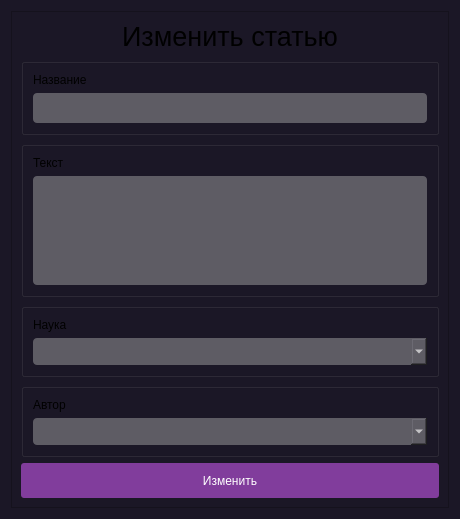
<?xml version="1.0" encoding="UTF-8"?>
<ui version="4.0">
 <class>Dialog</class>
 <widget class="QDialog" name="Dialog">
  <property name="geometry">
   <rect>
    <x>0</x>
    <y>0</y>
    <width>460</width>
    <height>519</height>
   </rect>
  </property>
  <property name="windowTitle">
   <string>Modify Article</string>
  </property>
  <property name="styleSheet">
   <string notr="true">background-color: rgb(27, 23, 38);</string>
  </property>
  <layout class="QVBoxLayout" name="verticalLayout">
   <item>
    <widget class="QFrame" name="frame">
     <property name="styleSheet">
      <string notr="true">QFrame {
	color: #FFFFFF;
};</string>
     </property>
     <property name="frameShape">
      <enum>QFrame::StyledPanel</enum>
     </property>
     <property name="frameShadow">
      <enum>QFrame::Raised</enum>
     </property>
     <layout class="QVBoxLayout" name="verticalLayout_7">
      <item>
       <widget class="QLabel" name="label">
        <property name="maximumSize">
         <size>
          <width>16777215</width>
          <height>50</height>
         </size>
        </property>
        <property name="autoFillBackground">
         <bool>false</bool>
        </property>
        <property name="styleSheet">
         <string notr="true">QLabel {
	font-size: 20pt;
	text-align: center;
}</string>
        </property>
        <property name="text">
         <string>Изменить статью</string>
        </property>
        <property name="alignment">
         <set>Qt::AlignCenter</set>
        </property>
       </widget>
      </item>
      <item>
       <widget class="QGroupBox" name="groupBox">
        <property name="title">
         <string/>
        </property>
        <layout class="QVBoxLayout" name="verticalLayout_2">
         <item>
          <widget class="QLabel" name="label_2">
           <property name="text">
            <string>Название</string>
           </property>
          </widget>
         </item>
         <item>
          <widget class="QLineEdit" name="lineEdit">
           <property name="minimumSize">
            <size>
             <width>0</width>
             <height>30</height>
            </size>
           </property>
           <property name="styleSheet">
            <string notr="true">QLineEdit {
	background-color: rgb(94, 92, 100);
	border-radius: 4px;
	color: #FFFFFF;
	padding-left: 3px;
	padding-right: 3px;
}</string>
           </property>
           <property name="text">
            <string/>
           </property>
          </widget>
         </item>
        </layout>
       </widget>
      </item>
      <item>
       <widget class="QGroupBox" name="groupBox_2">
        <property name="title">
         <string/>
        </property>
        <layout class="QVBoxLayout" name="verticalLayout_3">
         <item>
          <widget class="QLabel" name="label_3">
           <property name="text">
            <string>Текст</string>
           </property>
          </widget>
         </item>
         <item>
          <widget class="QTextEdit" name="textEdit">
           <property name="minimumSize">
            <size>
             <width>0</width>
             <height>100</height>
            </size>
           </property>
           <property name="styleSheet">
            <string notr="true">QTextEdit {
	background-color: rgb(94, 92, 100);
	border-radius: 4px;
	color: #FFFFFF;
	padding-left: 3px;
	padding-right: 3px;
}</string>
           </property>
          </widget>
         </item>
        </layout>
       </widget>
      </item>
      <item>
       <widget class="QGroupBox" name="groupBox_5">
        <property name="title">
         <string/>
        </property>
        <layout class="QVBoxLayout" name="verticalLayout_6">
         <item>
          <widget class="QLabel" name="label_6">
           <property name="text">
            <string>Наука</string>
           </property>
          </widget>
         </item>
         <item>
          <widget class="QComboBox" name="comboBox">
           <property name="minimumSize">
            <size>
             <width>220</width>
             <height>27</height>
            </size>
           </property>
           <property name="maximumSize">
            <size>
             <width>16777215</width>
             <height>16777215</height>
            </size>
           </property>
           <property name="styleSheet">
            <string notr="true">QComboBox {
	background-color: rgb(94, 92, 100);
	border-radius: 4px;
	color: #FFFFFF;
}</string>
           </property>
          </widget>
         </item>
        </layout>
       </widget>
      </item>
      <item>
       <widget class="QGroupBox" name="groupBox_6">
        <property name="title">
         <string/>
        </property>
        <layout class="QVBoxLayout" name="verticalLayout_8">
         <item>
          <widget class="QLabel" name="label_7">
           <property name="text">
            <string>Автор</string>
           </property>
          </widget>
         </item>
         <item>
          <widget class="QComboBox" name="comboBox_2">
           <property name="minimumSize">
            <size>
             <width>220</width>
             <height>27</height>
            </size>
           </property>
           <property name="maximumSize">
            <size>
             <width>16777215</width>
             <height>16777215</height>
            </size>
           </property>
           <property name="styleSheet">
            <string notr="true">QComboBox {
	background-color: rgb(94, 92, 100);
	border-radius: 4px;
	color: #FFFFFF;
}</string>
           </property>
          </widget>
         </item>
        </layout>
       </widget>
      </item>
      <item>
       <widget class="QPushButton" name="addButton_6">
        <property name="sizePolicy">
         <sizepolicy hsizetype="Minimum" vsizetype="Minimum">
          <horstretch>0</horstretch>
          <verstretch>0</verstretch>
         </sizepolicy>
        </property>
        <property name="maximumSize">
         <size>
          <width>16777215</width>
          <height>40</height>
         </size>
        </property>
        <property name="cursor">
         <cursorShape>PointingHandCursor</cursorShape>
        </property>
        <property name="styleSheet">
         <string notr="true">QPushButton {
	background-color: rgb(129, 61, 156);
	border-radius: 3px;
	height: 35px;
	color: #FFFFFF;
}
QPushButton:hover {
	background-color: rgb(146, 69, 176);
}</string>
        </property>
        <property name="text">
         <string>Изменить</string>
        </property>
       </widget>
      </item>
     </layout>
    </widget>
   </item>
  </layout>
 </widget>
 <resources/>
 <connections/>
</ui>
